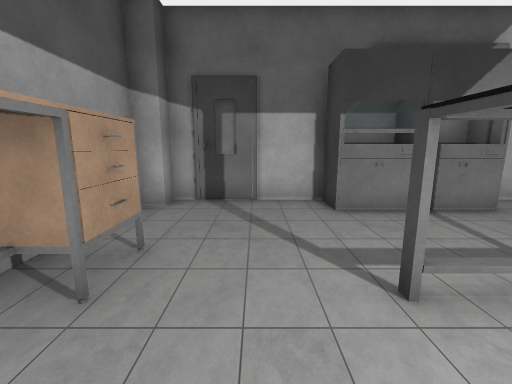
view 1 (above)

12 first-person views from a walk through a 3-D level made in the Unity game engine. The camera is 1.4 m above the floor, tilts 10° down and sees 90° across. The floor is counted in squares, 1 m on a side. Each view is taken from the middle of a square. On the plan, view 1 faces up. The plan holds only what a view shows up to about 13 squares ahead; the rest is blank. Some animated figures are left out. Some surface patterns are stand-ins.

view 2
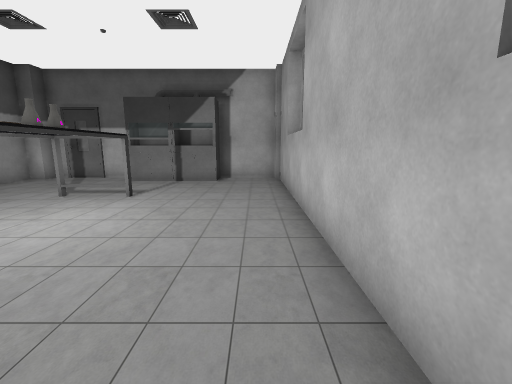

view 3
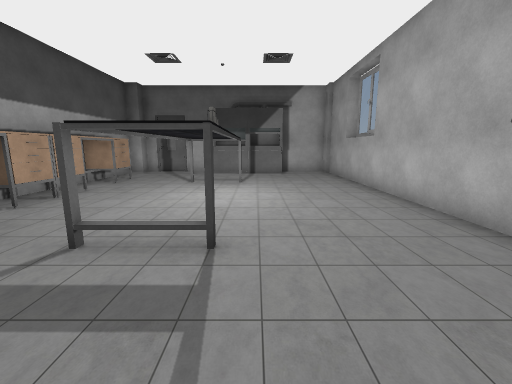

view 4
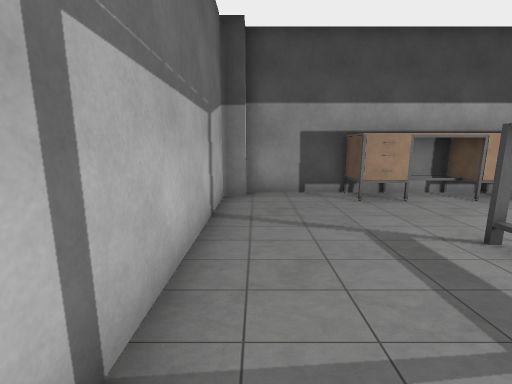

view 5
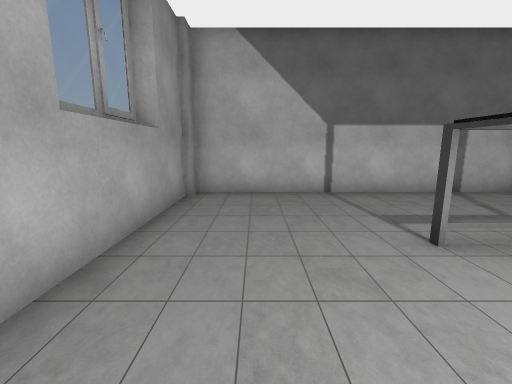

view 6
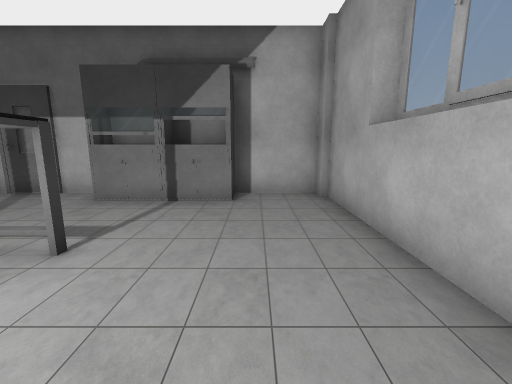

view 7
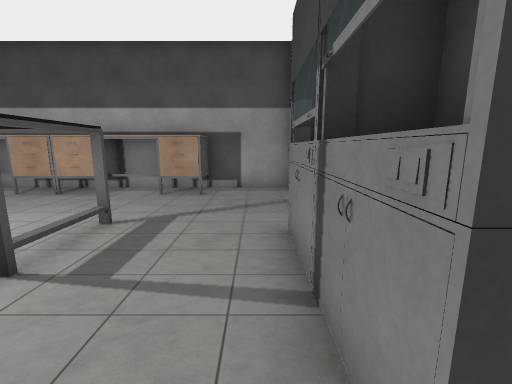

view 8
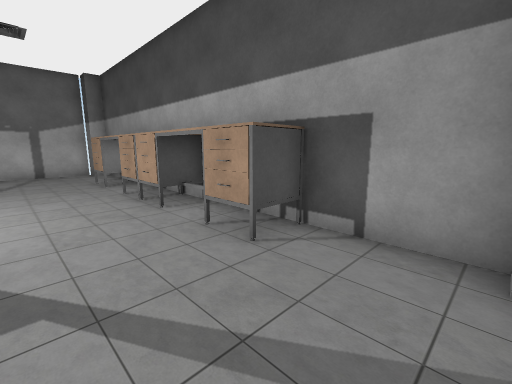

view 9
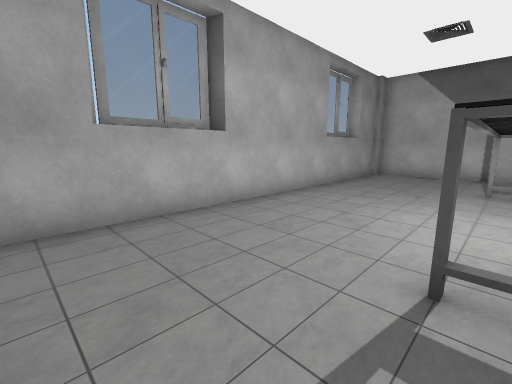

view 10
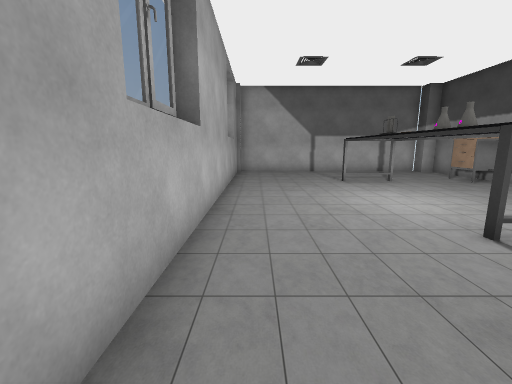

view 11
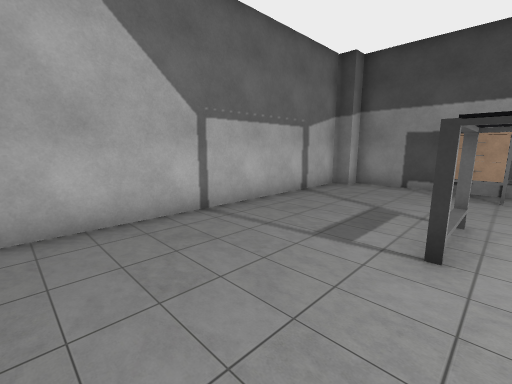

view 12
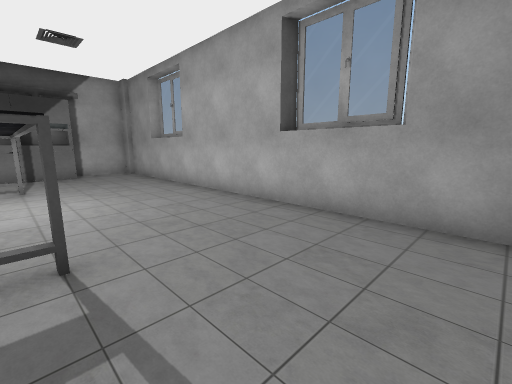

### Floor plan
Key: @ floor where view 1 was taken; # wall or solid block; . floor; = window, fence, low wall or low ledge; ^ raised ledge; T thing the floor can be seen under or through.
Columns run from 3 left of view 1 to 8 right of it. Each row starts with its distance up from view 1.
  7 ##=#########
  6 #....^^^^..#
  5 #..........#
  4 #..........#
  3 ##.........#
  2 ##...TT....#
  1  #...TT....#
  0  #.@.TT....#
 -1  #...TT....#
 -2  #...TT....#
 -3  #...TT....#
 -4 ##...TT....#
 -5 ##.........#
 -6 #..........#
 -7 #..........#
 -8 #..........#
 -9 ############

Where each view was taken, in squares from view 1:
view 1: 0 up, 0 right, facing up
view 2: 5 down, 7 right, facing up
view 3: 8 down, 4 right, facing up
view 4: 8 down, 5 right, facing left
view 5: 1 down, 6 right, facing down
view 6: 1 down, 6 right, facing up
view 7: 5 up, 6 right, facing left
view 8: 6 up, 1 right, facing down-left
view 9: 5 up, 3 right, facing down-right
view 10: 6 up, 7 right, facing down
view 11: 4 down, 7 right, facing down-left
view 12: 8 down, 3 right, facing up-right
